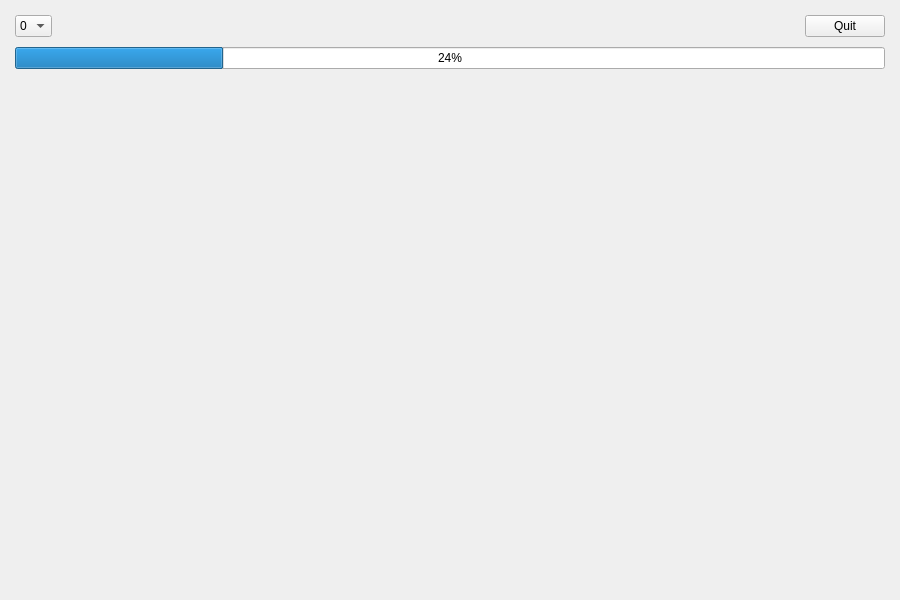
<?xml version="1.0" encoding="UTF-8"?>
<ui version="4.0">
 <class>Dialog</class>
 <widget class="QDialog" name="Dialog">
  <property name="geometry">
   <rect>
    <x>0</x>
    <y>0</y>
    <width>900</width>
    <height>600</height>
   </rect>
  </property>
  <property name="sizePolicy">
   <sizepolicy hsizetype="Fixed" vsizetype="Fixed">
    <horstretch>0</horstretch>
    <verstretch>0</verstretch>
   </sizepolicy>
  </property>
  <property name="windowTitle">
   <string>Quiz</string>
  </property>
  <property name="toolTip">
   <string/>
  </property>
  <layout class="QVBoxLayout" name="verticalLayout">
   <property name="spacing">
    <number>10</number>
   </property>
   <property name="leftMargin">
    <number>15</number>
   </property>
   <property name="topMargin">
    <number>15</number>
   </property>
   <property name="rightMargin">
    <number>15</number>
   </property>
   <property name="bottomMargin">
    <number>20</number>
   </property>
   <item>
    <layout class="QHBoxLayout" name="horizontalLayout">
     <item>
      <widget class="QComboBox" name="choose_page_box">
       <property name="focusPolicy">
        <enum>Qt::NoFocus</enum>
       </property>
       <item>
        <property name="text">
         <string>0</string>
        </property>
       </item>
       <item>
        <property name="text">
         <string>1</string>
        </property>
       </item>
       <item>
        <property name="text">
         <string>2</string>
        </property>
       </item>
       <item>
        <property name="text">
         <string>3</string>
        </property>
       </item>
      </widget>
     </item>
     <item>
      <spacer name="horizontalSpacer">
       <property name="orientation">
        <enum>Qt::Horizontal</enum>
       </property>
       <property name="sizeHint" stdset="0">
        <size>
         <width>388</width>
         <height>20</height>
        </size>
       </property>
      </spacer>
     </item>
     <item>
      <widget class="QPushButton" name="quit_button">
       <property name="focusPolicy">
        <enum>Qt::NoFocus</enum>
       </property>
       <property name="styleSheet">
        <string notr="true"/>
       </property>
       <property name="text">
        <string>Quit</string>
       </property>
      </widget>
     </item>
    </layout>
   </item>
   <item>
    <widget class="QProgressBar" name="progress_bar">
     <property name="value">
      <number>24</number>
     </property>
    </widget>
   </item>
   <item>
    <widget class="QStackedWidget" name="stacked_layout">
     <property name="currentIndex">
      <number>0</number>
     </property>
     <widget class="QWidget" name="page"/>
     <widget class="QWidget" name="page_2"/>
    </widget>
   </item>
  </layout>
 </widget>
 <resources/>
 <connections/>
</ui>
